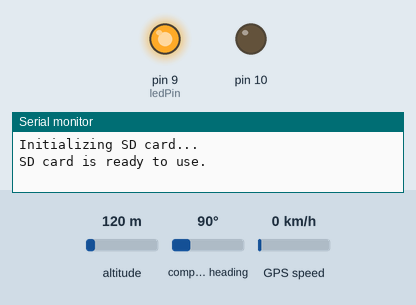
The sketch below on a simulated Arduino Nano, built with avr-gcc and run on an emulated ATmega328P. Shown: output pins drawn as LEDs (lit = HIGH), the last lines printed to the serial monitor. The test bench sets the inputs (shaded band); at power-on: altitude 120 m, compass heading 90°, GPS speed 0 km/h. Storage starts empty; the GPS gets a fix after 3 s at 37.7749, -122.4194 with 8 satellites.

Above: at 3.09 s.
At 6.1 s:
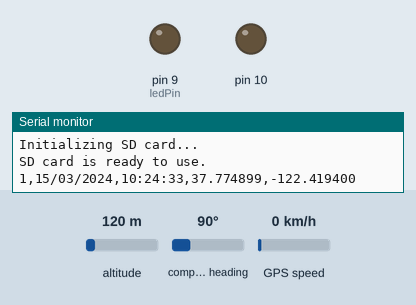
Timing chart, 0 to 10.4 s (numbered marks = the images above):
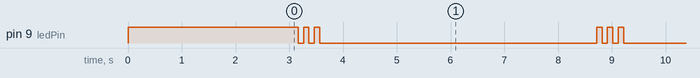

Measured:
- by itself, pin 9 (ledPin): repeats every 5.7 s: HIGH 0.10 s, LOW 0.10 s, HIGH 0.10 s, LOW 5.2 s, HIGH 0.10 s, LOW 0.10 s
- by itself, everything shown: repeats every 5.7 s, in 6 steps

The sketch:

GPSCode.ino
```cpp
// Arduino Nano GPS code//
#include <SD.h>
#include <SPI.h>
#include <SoftwareSerial.h>
#include "TinyGPS++.h"

const int ledPin = 9;
int programStatus = 0;

File file;
String filename = "log.csv";  // Consistent filename
int id = 0;

TinyGPSPlus gps;
SoftwareSerial SoftSerial(2, 3);

void setup()
{
  pinMode(ledPin, OUTPUT);
  digitalWrite(ledPin, HIGH);
  SoftSerial.begin(9600);
  Serial.begin(9600);

  programStatus = initializeSD();
  delay(3000);

  if (programStatus == 1) {
    file = SD.open(filename, FILE_WRITE);
    if (file) {
      writeHeaderToFile();
      file.close();
    } else {
      programStatus = 0;
    }
  }
}

void loop()
{
  // Read GPS data
  while (SoftSerial.available() > 0) {
    gps.encode(SoftSerial.read());
  }

  // Status LED for SD card initialization failure
  if (programStatus == 0) {
    digitalWrite(ledPin, HIGH);
    delay(300);
    digitalWrite(ledPin, LOW);
    delay(300);
    return;
  }

  // If we have valid GPS data
  if (gps.location.isValid() && gps.date.isValid() && gps.time.isValid()) {
    blinkQuickly();

    String latitude = String(gps.location.lat(), 6);
    String longitude = String(gps.location.lng(), 6);

    // Format date and time with leading zeros
    String dayString = (gps.date.day() < 10) ? "0" + String(gps.date.day()) : String(gps.date.day());
    String monthString = (gps.date.month() < 10) ? "0" + String(gps.date.month()) : String(gps.date.month());
    String hourString = (gps.time.hour() < 10) ? "0" + String(gps.time.hour()) : String(gps.time.hour());
    String minuteString = (gps.time.minute() < 10) ? "0" + String(gps.time.minute()) : String(gps.time.minute());
    String secondString = (gps.time.second() < 10) ? "0" + String(gps.time.second()) : String(gps.time.second());

    id++;
    String entry = String(id) + "," +
                  dayString + "/" + monthString + "/" + String(gps.date.year()) + "," +
                  hourString + ":" + minuteString + ":" + secondString + "," +
                  latitude + "," + longitude;

    Serial.println(entry);

    file = SD.open(filename, FILE_WRITE);
    if (file) {
      file.println(entry);
      file.close();
    } else {
      programStatus = 0; // Mark SD card as failed
    }

    delay(5000); // Wait 5 seconds before next reading
  }
  else {
    // Slow blink when waiting for GPS lock
    digitalWrite(ledPin, HIGH);
    delay(1000);
    digitalWrite(ledPin, LOW);
    delay(1000);
  }
}

int initializeSD()
{
  Serial.println("Initializing SD card...");
  pinMode(10, OUTPUT);

  if (SD.begin(10)) {
    Serial.println("SD card is ready to use.");
    return 1;
  } else {
    Serial.println("SD card initialization failed");
    return 0;
  }
}

void writeHeaderToFile()
{
  if (file) {
    file.println("Id,Date,Time,Latitude,Longitude");
  }
}

void blinkQuickly()
{
  for (int i = 0; i < 3; i++) {
    digitalWrite(ledPin, HIGH);
    delay(100);
    digitalWrite(ledPin, LOW);
    delay(100);
  }
}
```
